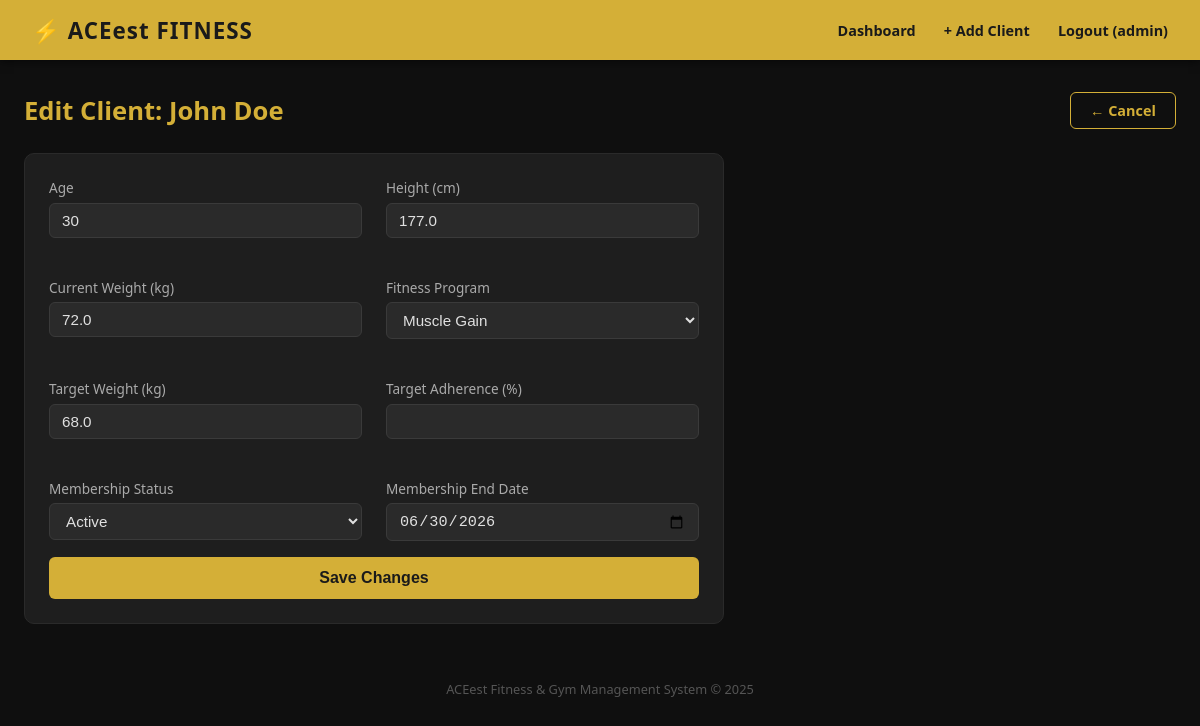
Screenshot of /clients/John Doe/edit (signed in) with the database file from the repository.
### tables this page shows
CREATE TABLE clients (
            id                INTEGER PRIMARY KEY AUTOINCREMENT,
            name              TEXT UNIQUE NOT NULL,
            age               INTEGER,
            height            REAL,
            weight            REAL,
            program           TEXT,
            calories          INTEGER,
            target_weight     REAL,
            target_adherence  INTEGER,
            membership_status TEXT DEFAULT 'Active',
            membership_end    TEXT
        );

### app.py (the view, shortened to what this page needs)
@app.route("/clients/<name>/edit", methods=["GET", "POST"])
@login_required
def edit_client(name):
    db = get_db()
    client = db.execute("SELECT * FROM clients WHERE name = ?", (name,)).fetchone()
    if not client:
        flash("Client not found.", "danger")
        return redirect(url_for("dashboard"))
    return render_template("edit_client.html", client=client, programs=PROGRAMS)

### app.py (called while the page is built)
def get_db():
    if DB_NAME == ":memory:":
        if not hasattr(app, "_test_db"):
            conn = sqlite3.connect(DB_NAME, check_same_thread=False)
            conn.row_factory = sqlite3.Row
            app._test_db = conn
        return app._test_db
    if "db" not in g:
        g.db = sqlite3.connect(DB_NAME)
        g.db.row_factory = sqlite3.Row
    return g.db

def login_required(f):
    @wraps(f)
    def decorated(*args, **kwargs):
        if "username" not in session:
            flash("Please log in first.", "warning")
            return redirect(url_for("login"))
        return f(*args, **kwargs)
    return decorated

### templates/edit_client.html (shortened to what this page needs)
{% extends "base.html" %}
{% block content %}
<div class="page-header">
  <h1>Edit Client: {{ client.name }}</h1>
  <a href="{{ url_for('client_detail', name=client.name) }}" class="btn btn-outline">← Cancel</a>
</div>
<div class="card" style="max-width:700px;">
  <form method="POST" action="{{ url_for('edit_client', name=client.name) }}">
    <div class="grid-2">
      <div class="form-group">
        <label>Age</label>
        <input name="age" type="number" class="form-control" value="{{ client.age or '' }}"/>
      </div>
      <div class="form-group">
        <label>Height (cm)</label>
        <input name="height" type="number" step="0.1" class="form-control" value="{{ client.height or '' }}"/>
      </div>
      <div class="form-group">
        <label>Current Weight (kg)</label>
        <input name="weight" type="number" step="0.1" class="form-control" value="{{ client.weight or '' }}"/>
      </div>
      <div class="form-group">
        <label>Fitness Program</label>
        <select name="program" class="form-control">
          {% for prog_name in programs %}
          <option value="{{ prog_name }}" {% if client.program == prog_name %}selected{% endif %}>
            {{ prog_name }}
          </option>
          {% endfor %}
        </select>
      </div>
      <div class="form-group">
        <label>Target Weight (kg)</label>
        <input name="target_weight" type="number" step="0.1" class="form-control" value="{{ client.target_weight or '' }}"/>
      </div>
      <div class="form-group">
        <label>Target Adherence (%)</label>
        <input name="target_adherence" type="number" min="0" max="100" class="form-control" value="{{ client.target_adherence or '' }}"/>
      </div>
      <div class="form-group">
        <label>Membership Status</label>
        <select name="membership_status" class="form-control">
          <option value="Active"   {% if client.membership_status == 'Active'   %}selected{% endif %}>Active</option>
        </select>
      </div>
      <div class="form-group">
        <label>Membership End Date</label>
        <input name="membership_end" type="date" class="form-control" value="{{ client.membership_end or '' }}"/>
      </div>
    </div>
    <button type="submit" class="btn btn-gold" style="width:100%; padding:0.75rem; font-size:1rem;">
      Save Changes
    </button>
  </form>
</div>
{% endblock %}

### templates/base.html (style rules this page uses)
*, *::before, *::after { box-sizing: border-box; margin: 0; padding: 0; }
body { font-family: 'Segoe UI', Arial, sans-serif; background: #0f0f0f; color: #e0e0e0; min-height: 100vh; }
.card { background: #1e1e1e; border-radius: 10px; padding: 1.5rem; margin-bottom: 1.5rem; border: 1px solid #2a2a2a; }
.form-group { margin-bottom: 1rem; }
.form-group label { display: block; margin-bottom: 0.35rem; font-size: 0.85rem; color: #aaa; }
.form-control { width: 100%; padding: 0.5rem 0.75rem; background: #2a2a2a; color: #e0e0e0; border: 1px solid #3a3a3a; border-radius: 6px; font-size: 0.95rem; }
select.form-control option { background: #2a2a2a; }
.btn { display: inline-block; padding: 0.5rem 1.2rem; border: none; border-radius: 6px; cursor: pointer; font-size: 0.9rem; font-weight: 600; text-decoration: none; transition: opacity .2s; }
.btn-gold { background: #d4af37; color: #1a1a1a; }
.btn-outline { background: transparent; border: 1px solid #d4af37; color: #d4af37; }
.grid-2 { display: grid; grid-template-columns: 1fr 1fr; gap: 1.5rem; }
.page-header { display: flex; align-items: center; justify-content: space-between; margin-bottom: 1.5rem; }
.page-header h1 { font-size: 1.6rem; color: #d4af37; }

### rows the page displays
clients: name "John Doe", age "30", height "177.0", weight "72.0", program "Muscle Gain", target_weight "68.0", membership_status "Active", membership_end "06/30/2026"

### other values shown
{{ session.username }} "admin"
